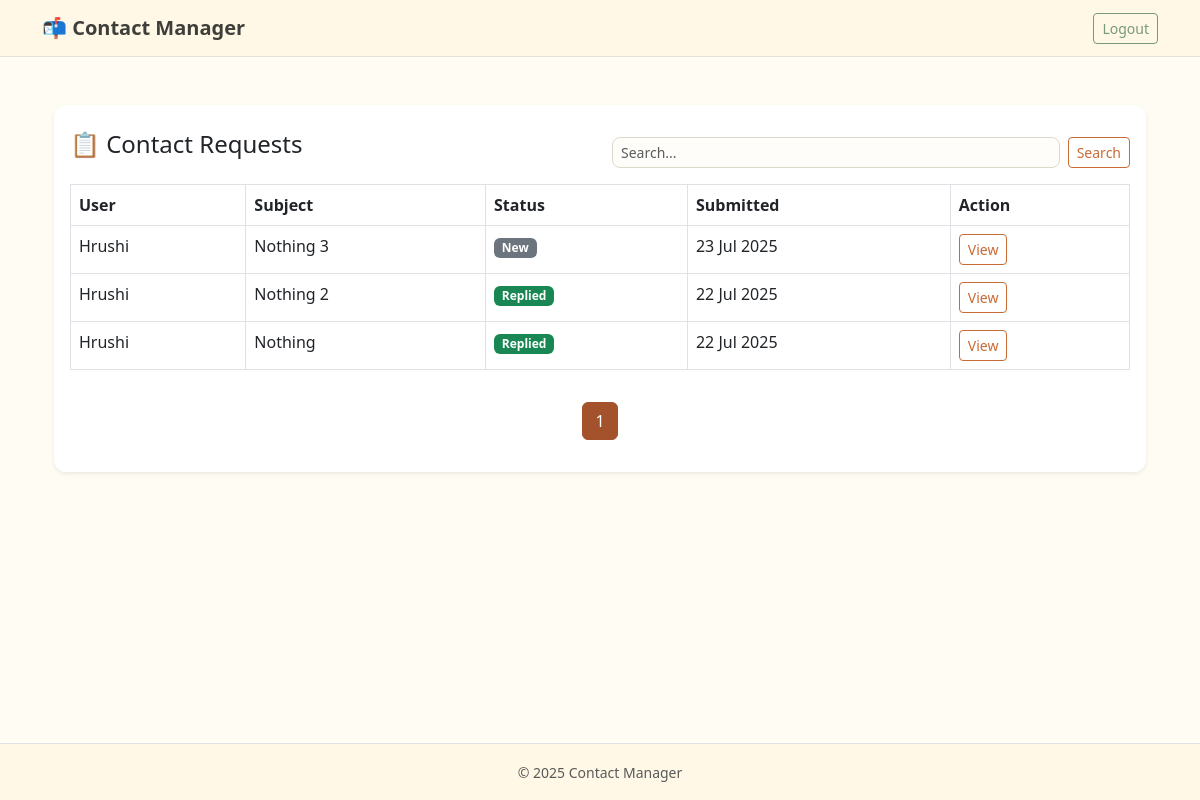
/admin/dashboard.php (signed in), run on the app's committed database.
### tables this page shows
CREATE TABLE `contact_requests` (
  `id` int(10) UNSIGNED NOT NULL,
  `user_id` int(10) UNSIGNED NOT NULL,
  `subject` varchar(255) NOT NULL,
  `message` text NOT NULL,
  `status` enum('new','replied') DEFAULT 'new',
  `created_at` datetime DEFAULT current_timestamp()
);

CREATE TABLE `users` (
  `id` int(10) UNSIGNED NOT NULL,
  `name` varchar(100) NOT NULL,
  `email` varchar(100) NOT NULL,
  `password` varchar(255) NOT NULL,
  `role` enum('user','admin') NOT NULL DEFAULT 'user',
  `created_at` datetime DEFAULT current_timestamp()
);

### admin/dashboard.php (the view, shortened to what this page needs)
<?php
require_once("../includes/db.php");
require_once("../includes/header.php");
$limit = 10;
$page = isset($_GET['page']) && is_numeric($_GET['page']) ? (int) $_GET['page'] : 1;
$offset = ($page - 1) * $limit;
$search = isset($_GET['search']) ? trim($_GET['search']) : '';
$searchSql = "";
$params = [];
$countStmt = $conn->prepare("
    SELECT COUNT(*) FROM contact_requests cr
    JOIN users u ON cr.user_id = u.id
    $searchSql
");
$countStmt->execute($params);
$totalRequests = $countStmt->fetchColumn();
$totalPages = ceil($totalRequests / $limit);
$sql = "
    SELECT cr.*, u.name FROM contact_requests cr
    JOIN users u ON cr.user_id = u.id
    $searchSql
    ORDER BY cr.created_at DESC
    LIMIT $limit OFFSET $offset
";
$stmt = $conn->prepare($sql);
$stmt->execute($params);
$requests = $stmt->fetchAll();
?>
<div class="container mt-4">
  <div class="card shadow-sm">
    <div class="card-body">
      <div class="row mb-3">
        <div class="col-12 col-md-6 d-flex align-items-center mb-2 mb-md-0">
          <h4 class="card-title m-0">📋 Contact Requests</h4>
        </div>
        <div class="col-12 col-md-6 mt-3">
          <form class="d-flex" method="GET">
            <input type="text" name="search" value="<?= htmlspecialchars($search) ?>"
              class="form-control form-control-sm me-2" placeholder="Search...">
            <button class="btn btn-outline-p btn-sm">Search</button>
          </form>
        </div>
      </div>
      <?php if (count($requests) === 0): ?>
        <p class="text-muted">No contact requests found.</p>
      <?php else: ?>
        <div class="table-responsive">
          <table class="table table-bordered table-hover">
            <thead>
              <tr>
                <th>User</th>
                <th>Subject</th>
                <th>Status</th>
                <th>Submitted</th>
                <th>Action</th>
              </tr>
            </thead>
            <tbody>
              <?php foreach ($requests as $r): ?>
                <tr>
                  <td><?= htmlspecialchars($r['name']) ?></td>
                  <td><?= htmlspecialchars($r['subject']) ?></td>
                  <td>
                    <span class="badge <?= $r['status'] === 'new' ? 'bg-secondary' : 'bg-success' ?>">
                      <?= ucfirst($r['status']) ?>
                    </span>
                  </td>
                  <td><?= date("d M Y", strtotime($r['created_at'])) ?></td>
                  <td>
                    <a href="view.php?id=<?= $r['id'] ?>" class="btn btn-outline-p btn-sm">View</a>
                  </td>
                </tr>
              <?php endforeach; ?>
            </tbody>
          </table>
        </div>
        <nav>
          <ul class="pagination justify-content-center mt-3">
            <?php for ($i = 1; $i <= $totalPages; $i++): ?>
              <li class="page-item <?= $i === $page ? 'active' : '' ?>">
                <a class="page-link" href="?page=<?= $i ?>&search=<?= urlencode($search) ?>"><?= $i ?></a>
              </li>
            <?php endfor; ?>
          </ul>
        </nav>
      <?php endif; ?>
    </div>
  </div>
</div>
<?php include("../includes/footer.php"); ?>

### includes/header.php (shortened to what this page needs)
<!DOCTYPE html>
<html lang="en">
<head>
  <link href="https://cdn.jsdelivr.net/npm/bootstrap@5.3.0/dist/css/bootstrap.min.css" rel="stylesheet">
 <link rel="stylesheet" href="../assets/styles/style.css">
</head>
<body>
<div class="wrapper">
  <nav class="navbar navbar-expand-lg navbar-dark bg-primary">
    <div class="container">
      <?php if (isset($_SESSION['user_id'])): ?>
      <a class="navbar-brand fw-bold" href="dashboard.php">📬 Contact Manager</a>
      <?php else: ?>
        <a class="navbar-brand fw-bold" href="../index.php">📬 Contact Manager</a>
        <?php endif; ?>
      <div class="collapse navbar-collapse" id="navbarNav">
        <?php if (isset($_SESSION['user_id'])): ?>
          <ul class="navbar-nav ms-auto">
            <li class="nav-item">
              <a class="btn btn-sm btn-outline-l" href="../auth/logout.php">Logout</a>
            </li>
          </ul>
        <?php endif; ?>
      </div>
    </div>
  </nav>
  <div class="content container mt-4">

### includes/footer.php (shortened to what this page needs)
  </div>
  <footer class="footer text-center py-3 mt-auto border-top">
    <small class="text-muted">&copy; <?= date("Y") ?> Contact Manager</small>
  </footer>
</div>
</body>
</html>

### assets/styles/style.css (style rules this page uses)
body { background-color: #fefcf3 !important; color: #3e3f3a !important; font-family: 'Segoe UI', sans-serif; }
html, body { height: 100%; margin: 0; }
.wrapper { display: flex; flex-direction: column; min-height: 100vh; }
.content { flex: 1; }
.navbar { background-color: #fff8e7 !important; border-bottom: 1px solid #e6e2d3; }
.navbar-brand, .nav-link { color: #3e3f3a !important; }
.btn-outline-l { background-color: transparent; border-color: #78997b; color: #78997b; }
.btn-outline-p { color: #c86b35; border-color: #c86b35; }
.card { background-color: #ffffff; border: none; border-radius: 12px; box-shadow: 0 4px 16px rgba(0, 0, 0, 0.06); }
input, textarea, .form-control { border-radius: 8px; border: 1px solid #dcd8c9; background-color: #fffdf9; color: #3e3f3a; }
.badge.bg-success { background-color: #92ad94; color: #fff; }
.badge.bg-secondary { background-color: #c86b35; color: #fff; }
.footer { background-color: #fff8e7 !important; color: #3e3f3a; border-top: 1px solid #e6e2d3; text-align: center; padding: 1rem 0; }
a { color: #c86b35; }
ul.pagination .page-link { color: #a3522b !important; border: 1px solid #a3522b !important; background-color: #fff !important; transition: all 0.2s ease-in-out; }
ul.pagination .page-item.active .page-link { background-color: #a3522b !important; color: #fff !important; border-color: #a3522b !important; }

### data on the page
contact_requests: user.name "Hrushi", subject "Nothing 3", status "New", created_at "23 Jul 2025"
contact_requests: user.name "Hrushi", subject "Nothing 2", status "Replied", created_at "22 Jul 2025"
contact_requests: user.name "Hrushi", subject "Nothing", status "Replied", created_at "22 Jul 2025"
